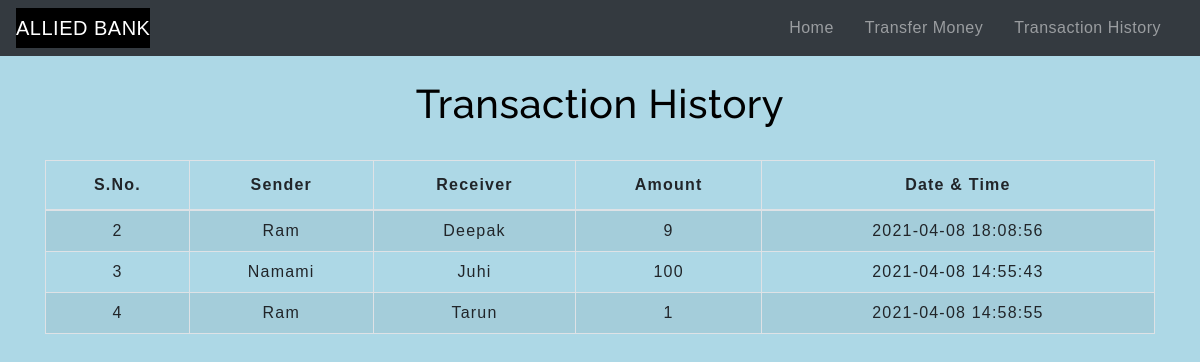
The page /transactionhistory.php on the database its author committed.
### tables this page shows
CREATE TABLE `transaction` (
  `sno` int(3) NOT NULL,
  `sender` text NOT NULL,
  `receiver` text NOT NULL,
  `balance` int(8) NOT NULL,
  `datetime` datetime NOT NULL DEFAULT current_timestamp()
);

### transactionhistory.php (the view, shortened to what this page needs)
<!DOCTYPE html>
<html lang="en">
<head>
    <link rel="stylesheet" href="https://stackpath.bootstrapcdn.com/bootstrap/4.5.2/css/bootstrap.min.css">
    <link rel="stylesheet" type="text/css" href="css/table.css">
    <link rel="stylesheet" type="text/css" href="css/navbar.css">
</head>
<body>
<?php
  include 'navbar.php';
?>
	<div class="container">
        <h2 class="text-center pt-4" style="color:black">Transaction History</h2>
       <br>
       <div class="table-responsive-sm">
    <table class="table table-hover table-striped table-condensed table-bordered">
        <thead>
            <tr>
                <th class="text-center">S.No.</th>
                <th class="text-center">Sender</th>
                <th class="text-center">Receiver</th>
                <th class="text-center">Amount</th>
                <th class="text-center">Date & Time</th>
            </tr>
        </thead>
        <tbody>
        <?php
            include 'config.php';
            $sql ="select * from transaction";
            $query =mysqli_query($conn, $sql);
            while($rows = mysqli_fetch_assoc($query))
            {
        ?>
            <tr>
            <td class="py-2"><?php echo $rows['sno']; ?></td>
            <td class="py-2"><?php echo $rows['sender']; ?></td>
            <td class="py-2"><?php echo $rows['receiver']; ?></td>
            <td class="py-2"><?php echo $rows['balance']; ?> </td>
            <td class="py-2"><?php echo $rows['datetime']; ?> </td>
        <?php
            }
        ?>
        </tbody>
    </table>
    </div>
</div>
</body>
</html>

### css/table.css (style rules this page uses)
* { padding: 0; margin: 0; box-sizing: border-box; font-family: sans-serif; }
h2 { font-size: 40px; }
table { letter-spacing: 1.2px; }
td { text-align: center; }

### css/navbar.css (style rules this page uses)
h2 { color: #000000; letter-spacing: 0.5px; font-family: raleway; }

### transactionhistory.php (style rules this page uses)
body { background-color:#ADD8E6; }

### rows shown on the page
transaction: sno "2", sender "Ram", receiver "Deepak", balance "9", datetime "2021-04-08 18:08:56"
transaction: sno "3", sender "Namami", receiver "Juhi", balance "100", datetime "2021-04-08 14:55:43"
transaction: sno "4", sender "Ram", receiver "Tarun", balance "1", datetime "2021-04-08 14:58:55"
